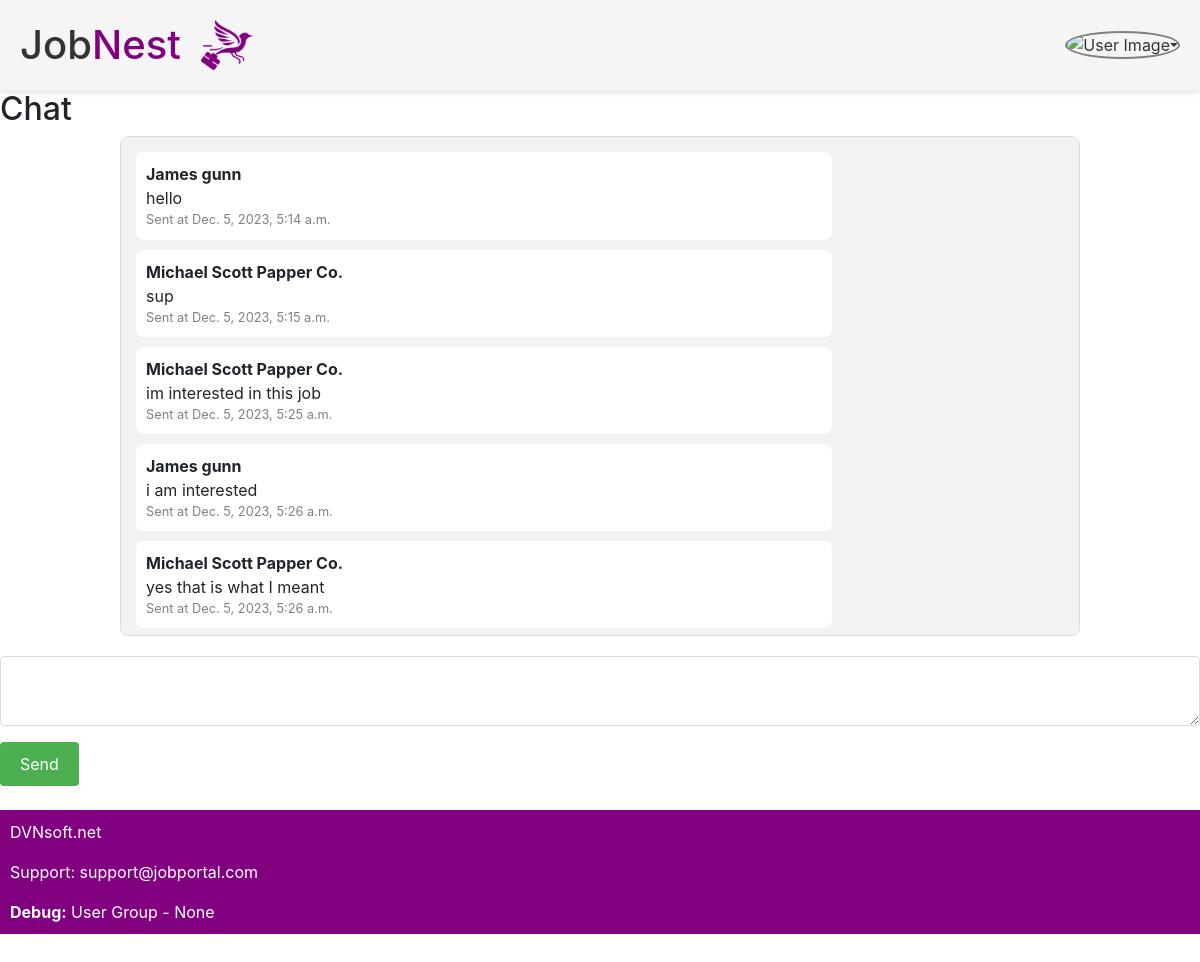
/chat/1/ (signed in), run on the app's committed database.
### core/models.py (models this page shows)
class Message(models.Model):
    JOBSEEKER = 'jobseeker'
    COMPANY = 'company'
    SENDER_TYPE_CHOICES = [
        (JOBSEEKER, 'Jobseeker'),
        (COMPANY, 'Company'),
    ]
    chat = models.ForeignKey(Chat, on_delete=models.CASCADE)
    sender_id = models.IntegerField()
    sender_type = models.CharField(max_length=10, choices=SENDER_TYPE_CHOICES)
    content = models.TextField()
    sent_at = models.DateTimeField(auto_now_add=True)

class Company(models.Model):
    user = models.OneToOneField(User, null=True, on_delete=models.CASCADE)
    company_name = models.CharField(max_length=255)
    company_logo = models.BinaryField()
    company_description = models.TextField()
    address = models.CharField(max_length=255)
    industry = models.CharField(max_length=255)
    website = models.URLField()

### core/views.py (the view)
# urls.py: path('chat/<int:chat_id>/', views.view_chat, name='view_chat'),
def view_chat(request, chat_id):
    chat = Chat.objects.get(id=chat_id)
    messages = Message.objects.filter(chat=chat).order_by('sent_at')
    jobseeker_name = f"{chat.jobseeker.user.first_name} {chat.jobseeker.user.last_name}"
    company_name = chat.company.company_name
    return render(request, 'core/view_chat.html', {
        'chat': chat,
        'messages': messages,
        'jobseeker_name': jobseeker_name,
        'company_name': company_name
    })

### core/templates/core/view_chat.html (shortened to what this page needs)
{% extends "core/base.html" %}
{% block content %}
<h2>Chat</h2>
<div class="chat-container" id="messages">
    {% for message in messages %}
        <div class="message {% if message.sender_id == request.user.id %}sent{% else %}received{% endif %}">
            <strong>
                {% if message.sender_type == 'jobseeker' %}
                    {{ jobseeker_name }}
                {% else %}
                    {{ company_name }}
                {% endif %}
            </strong>
            <br>
            {{ message.content }}
            <div class="message-timestamp">Sent at {{ message.sent_at }}</div>
        </div>
    {% empty %}
        <p>No messages yet.</p>
    {% endfor %}
</div>
<form class="message-form" action="{% url 'send_message' chat.id %}" method="post">
    <textarea name="content" required></textarea>
    <button type="submit">Send</button>
</form>
{% endblock %}

### core/templates/core/view_chat.html (style rules this page uses)
.chat-container { width: 80%; margin: 0 auto; background-color: #f2f2f2; border: 1px solid #ddd; border-radius: 8px; padding: 15px; max-height: 500px; overflow-y: auto; }
.message-timestamp { font-size: 0.8em; color: gray; }
.message { padding: 10px; margin-bottom: 10px; border-radius: 8px; max-width: 75%; }
.received { background-color: #fff; margin-right: auto; text-align: left; }
.message-form { margin-top: 20px; }
.message-form textarea { width: 100%; padding: 10px; border: 1px solid #ddd; border-radius: 4px; resize: vertical; }
.message-form button { background-color: #4CAF50; color: white; padding: 10px 20px; border: none; border-radius: 4px; cursor: pointer; margin-top: 10px; }

### data on the page
Message: jobseeker_name "James gunn", content "hello", sent_at "Dec. 5, 2023, 5:14 a.m."
Message: content "sup", sent_at "Dec. 5, 2023, 5:15 a.m."
Company: company_name "Michael Scott Papper Co."
Message: content "im interested in this job", sent_at "Dec. 5, 2023, 5:25 a.m."
Message: jobseeker_name "James gunn", content "i am interested", sent_at "Dec. 5, 2023, 5:26 a.m."
Message: content "yes that is what I meant", sent_at "Dec. 5, 2023, 5:26 a.m."
